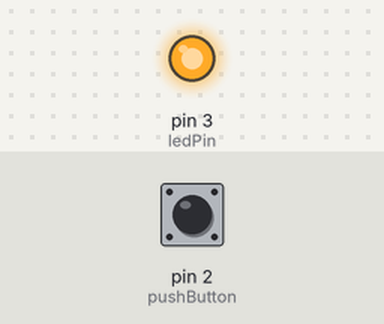
Simulated run of this sketch. Board: Arduino Uno, built with avr-gcc and run on an emulated ATmega328P. Shown: output pins drawn as LEDs (lit = HIGH). The test bench sets the inputs (shaded band); at power-on: pin 2 (pushButton) LOW.

Above: at 1.2 s.
1.3 s: pin 2 (pushButton) pulled HIGH for 0.15 s
At 1.37 s:
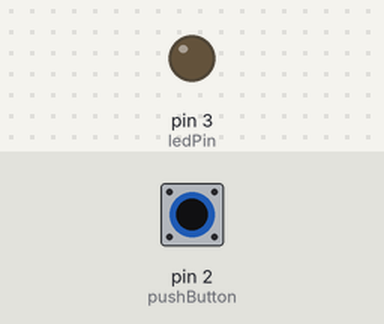
2.9 s: pin 2 (pushButton) pulled HIGH for 3.2 s
At 6.9 s:
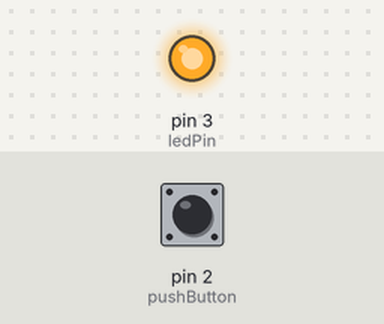
Timing chart, 0 to 8.4 s (numbered marks = the images above; inputs shaded):
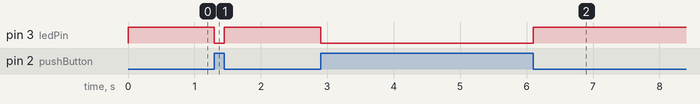

The sketch:

Blink.ino
```cpp
const int pushButton = 2;
const int ledPin = 3;

int bottonState = 0;

void setup() {
  // initialize digital pin LED_BUILTIN as an output.
  pinMode(ledPin, OUTPUT);
  pinMode(pushButton, INPUT);
}

// the loop function runs over and over again forever
void loop() {
 bottonState = digitalRead(pushButton);

 if (bottonState == HIGH) {

  digitalWrite(ledPin, LOW);
 } else {
  digitalWrite(ledPin, HIGH);
 }
}
```

Measured:
- after the input at 1.3 s, pin 3 (ledPin): HIGH → LOW at once, → HIGH 0.15 s later
- after the input at 2.9 s, pin 3 (ledPin): HIGH → LOW at once, → HIGH 3.2 s later
